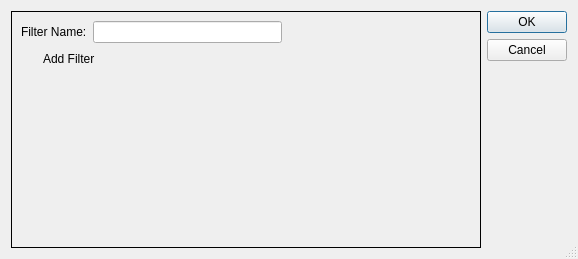
<?xml version="1.0" encoding="UTF-8"?>
<ui version="4.0">
 <class>FiltersDialog</class>
 <widget class="QDialog" name="FiltersDialog">
  <property name="geometry">
   <rect>
    <x>0</x>
    <y>0</y>
    <width>578</width>
    <height>259</height>
   </rect>
  </property>
  <property name="windowTitle">
   <string>Dialog</string>
  </property>
  <property name="windowIcon">
   <iconset resource="gex.qrc">
    <normaloff>:/gex/icons/gex_application_48x48.png</normaloff>:/gex/icons/gex_application_48x48.png</iconset>
  </property>
  <property name="sizeGripEnabled">
   <bool>true</bool>
  </property>
  <layout class="QGridLayout" name="gridLayout">
   <item row="0" column="1">
    <widget class="QDialogButtonBox" name="m_poButtonBox">
     <property name="orientation">
      <enum>Qt::Vertical</enum>
     </property>
     <property name="standardButtons">
      <set>QDialogButtonBox::Cancel|QDialogButtonBox::Ok</set>
     </property>
    </widget>
   </item>
   <item row="0" column="0">
    <widget class="QScrollArea" name="scrollArea">
     <property name="frameShape">
      <enum>QFrame::Box</enum>
     </property>
     <property name="frameShadow">
      <enum>QFrame::Plain</enum>
     </property>
     <property name="lineWidth">
      <number>1</number>
     </property>
     <property name="widgetResizable">
      <bool>true</bool>
     </property>
     <property name="alignment">
      <set>Qt::AlignJustify|Qt::AlignVCenter</set>
     </property>
     <widget class="QWidget" name="m_poFilterDialogFrame">
      <property name="geometry">
       <rect>
        <x>0</x>
        <y>0</y>
        <width>475</width>
        <height>239</height>
       </rect>
      </property>
      <layout class="QGridLayout" name="gridLayout_3">
       <item row="0" column="0">
        <layout class="QGridLayout" name="m_poFiltersSelectionGrid">
         <item row="0" column="0">
          <layout class="QHBoxLayout" name="horizontalLayout_2">
           <item>
            <widget class="QLabel" name="m_poFilterNameLabel">
             <property name="text">
              <string>Filter Name:</string>
             </property>
            </widget>
           </item>
           <item>
            <widget class="QLineEdit" name="m_poFilterName"/>
           </item>
           <item>
            <spacer name="horizontalSpacer">
             <property name="orientation">
              <enum>Qt::Horizontal</enum>
             </property>
             <property name="sizeHint" stdset="0">
              <size>
               <width>40</width>
               <height>20</height>
              </size>
             </property>
            </spacer>
           </item>
          </layout>
         </item>
         <item row="1" column="0">
          <layout class="QHBoxLayout" name="horizontalLayout_6">
           <item>
            <layout class="QHBoxLayout" name="horizontalLayout">
             <item>
              <widget class="QPushButton" name="m_poAddFilter">
               <property name="maximumSize">
                <size>
                 <width>16</width>
                 <height>16</height>
                </size>
               </property>
               <property name="text">
                <string/>
               </property>
               <property name="icon">
                <iconset resource="gex.qrc">
                 <normaloff>:/gex/icons/funnel_plus.png</normaloff>:/gex/icons/funnel_plus.png</iconset>
               </property>
               <property name="iconSize">
                <size>
                 <width>10</width>
                 <height>10</height>
                </size>
               </property>
               <property name="flat">
                <bool>true</bool>
               </property>
              </widget>
             </item>
             <item>
              <widget class="QLabel" name="m_poAddFilterLabel">
               <property name="text">
                <string>Add Filter</string>
               </property>
              </widget>
             </item>
            </layout>
           </item>
           <item>
            <spacer name="horizontalSpacer_5">
             <property name="orientation">
              <enum>Qt::Horizontal</enum>
             </property>
             <property name="sizeHint" stdset="0">
              <size>
               <width>40</width>
               <height>20</height>
              </size>
             </property>
            </spacer>
           </item>
          </layout>
         </item>
        </layout>
       </item>
       <item row="1" column="0">
        <spacer name="verticalSpacer">
         <property name="orientation">
          <enum>Qt::Vertical</enum>
         </property>
         <property name="sizeHint" stdset="0">
          <size>
           <width>20</width>
           <height>40</height>
          </size>
         </property>
        </spacer>
       </item>
      </layout>
     </widget>
    </widget>
   </item>
  </layout>
 </widget>
 <resources>
  <include location="gex.qrc"/>
 </resources>
 <connections>
  <connection>
   <sender>m_poButtonBox</sender>
   <signal>accepted()</signal>
   <receiver>FiltersDialog</receiver>
   <slot>accept()</slot>
   <hints>
    <hint type="sourcelabel">
     <x>475</x>
     <y>93</y>
    </hint>
    <hint type="destinationlabel">
     <x>157</x>
     <y>160</y>
    </hint>
   </hints>
  </connection>
  <connection>
   <sender>m_poButtonBox</sender>
   <signal>rejected()</signal>
   <receiver>FiltersDialog</receiver>
   <slot>reject()</slot>
   <hints>
    <hint type="sourcelabel">
     <x>475</x>
     <y>93</y>
    </hint>
    <hint type="destinationlabel">
     <x>286</x>
     <y>160</y>
    </hint>
   </hints>
  </connection>
 </connections>
</ui>
